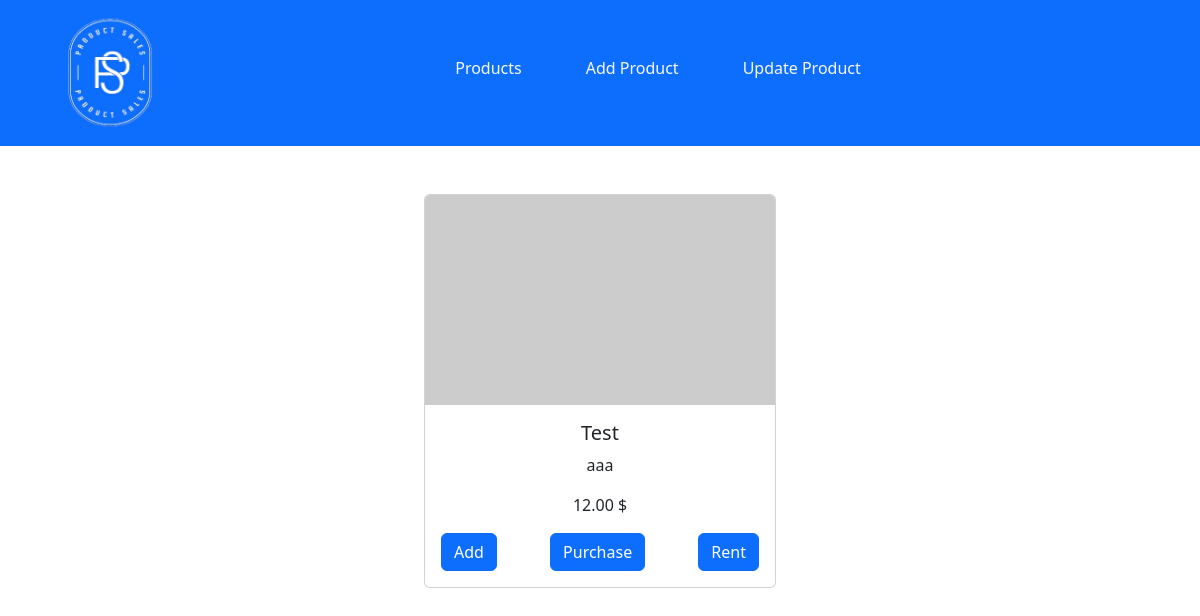
Page /item/product/12 (signed in) on the committed database.
### projectApp/models.py (models this page shows, shortened)
class Product(models.Model):
    name = models.CharField( max_length=200)
    description = models.CharField(max_length=200)
    price = models.DecimalField(max_digits=100, decimal_places=2)
    users = models.ManyToManyField(User, through='Purchase')
    image = models.CharField(max_length=30 , null=True , default="https://placehold.co/500x300")

### projectApp/views.py (the view)
# urls.py: path('item/product/<int:product_id>',views.product , name='product'),
@login_required
def product(request , product_id):
   product = prodcutModel.objects.get(id=product_id)
   return render(request, 'projectApp/product.html',{'product': product})

### projectApp/templates/projectApp/product.html
{% extends 'projectApp/base.html' %} {% block content %}
<div class="card mx-auto" style="width: 22rem">
  <img
    src="https://placehold.co/1000x600"
    class="card-img-top w-auto h-auto"
    alt="..."
  />
  <div class="card-body">
    <h5 class="card-title">{{ product.name }}</h5>
    <p class="card-text">{{ product.description }}</p>
    <p class="card-text">{{ product.price }} $</p>
    <div class="d-flex gap-4 justify-content-between">
      <a href="{% url 'purchase' product.id 'added'  %}" class="btn btn-primary"
        >Add</a
      ><a
        href="{% url 'purchase' product.id 'purchased' %}"
        class="btn btn-primary"
        >Purchase</a
      ><a
        href="{% url 'purchase' product.id 'rented'  %}"
        class="btn btn-primary"
        >Rent</a
      >
    </div>
  </div>
</div>
{% endblock %}

### rows in the picture
Product: name "Test", description "aaa", price "12.00"
